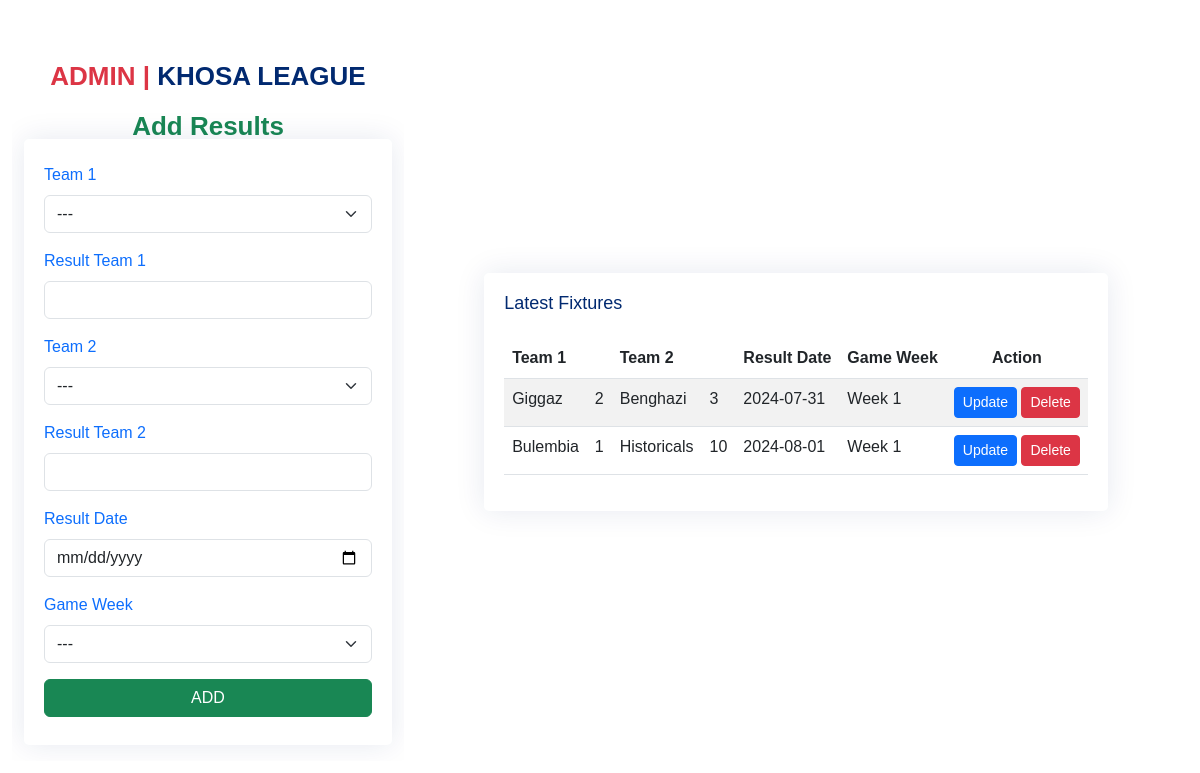
The app's page /admin/add_results.php, older data.
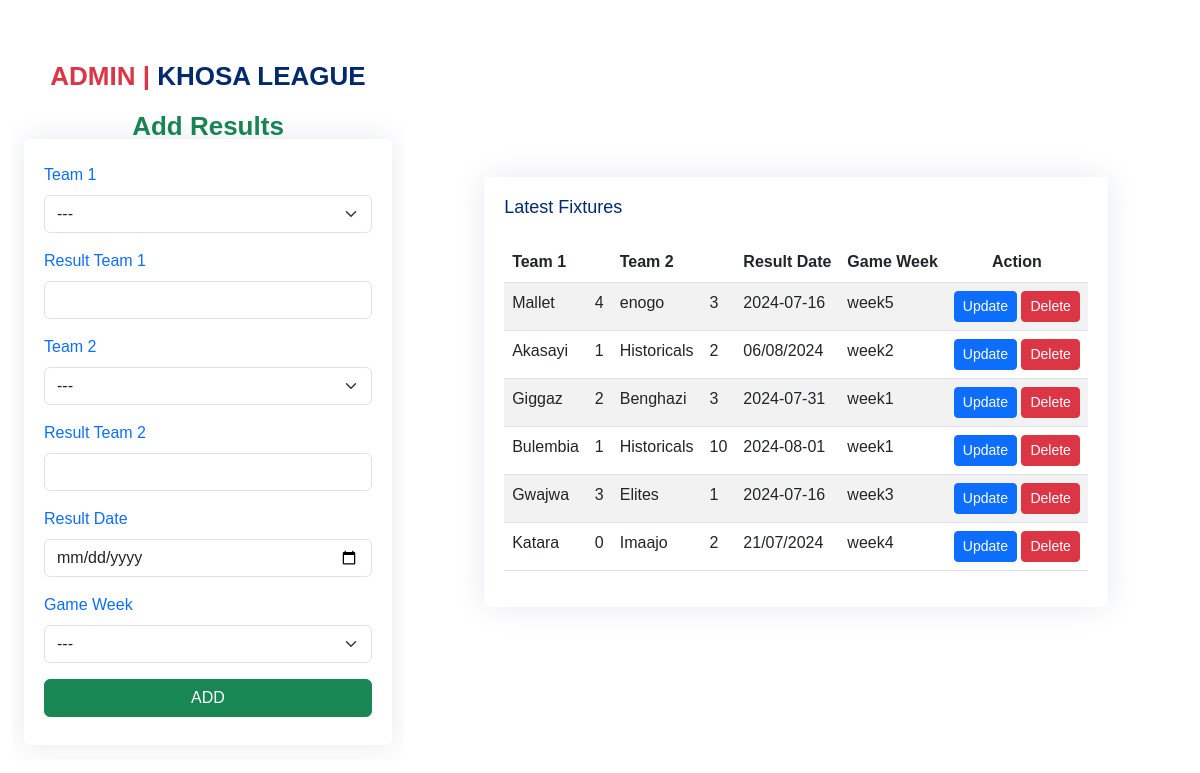
The same page, newer data.
### tables this page shows
CREATE TABLE `results` (
  `id` int(50) NOT NULL,
  `team1` varchar(100) NOT NULL,
  `result_team_1` int(50) NOT NULL,
  `team2` varchar(50) NOT NULL,
  `result_team_2` int(50) NOT NULL,
  `result_date` varchar(50) NOT NULL,
  `game_week` varchar(50) NOT NULL
);

### admin/add_results.php (the view, shortened to what this page needs)
<?php
include('config.php');
$isUpdate = false;
$results = "SELECT * FROM results";
$results_run = mysqli_query($conn, $results);
?>
<!DOCTYPE html>
<html lang="en">
<head>
    <link href="https://cdn.jsdelivr.net/npm/bootstrap@5.3.0-alpha1/dist/css/bootstrap.min.css" rel="stylesheet">
    <link href="../assets/css/style.css" rel="stylesheet">
</head>
<body>
    <main>
        <div class="hero mx-4">
            <section class="section register min-vh-100 d-flex flex-column align-items-center justify-content-center py-4">
                    <div class="row justify-content-center" >
                        <div class="col-lg-4 d-flex flex-column align-items-center justify-content-center overflow-y-auto">
                            <a href="#" class="logo d-flex justify-content-center w-auto">
                                <span class="d-none d-lg-block my-4 text-danger"><b>ADMIN | <span>KHOSA LEAGUE</span></b></span>
                            </a>
                            <a href="#" class="logo d-flex align-items-center w-auto">
                                 <?php if($isUpdate){ ?>
                                    <span class="d-none d-lg-block text-warning">Update Results</span>
                                <?php }else{?>
                                    <span class="d-none d-lg-block text-success">Add Results</span>
                                    <?php } ?>
                            </a>
                            <div class="card mb-3">
                                <div class="card-body">
                                    <form action="add_results.php" method="post" class="row g-3 pt-4 pb-2" enctype="multipart/form-data">
                                        <div class="col-12">
                                            <label class="form-label text-primary">Team 1</label>
                                            <div class="col-sm-12">
                                                <select class="form-select" name="team1" aria-label="Default select example">
                                                    <option selected>
                                                        <?php if($isUpdate){echo $data['team1']; ?>
                                                            <?php }else{?>
                                                    ---
                                                    </option><?php } ?>
                                                </select>
                                            </div>
                                        </div>
                                        <div class="col-12">
                                            <label class="form-label text-primary">Result Team 1</label>
                                            <input type="text" name="result_team_1" class="form-control" required value="<?php if($isUpdate){echo $data['result_team_1']; ?> <?php }else{?> <?php } ?>">
                                        </div>
                                        <div class="col-12">
                                            <label class="form-label text-primary">Team 2</label>
                                            <div class="col-sm-12">
                                                <select class="form-select" name="team2" aria-label="Default select example">
                                                    <option style="color: red" selected>
                                                        <?php if($isUpdate){echo $data['team2']; ?>
                                                            <?php }else{?>
                                                    ---
                                                    </option><?php } ?>
                                                </select>
                                            </div>
                                        </div>
                                        <div class="col-12">
                                            <label class="form-label text-primary">Result Team 2</label>
                                            <input type="text" name="result_team_2" class="form-control" required value="<?php if($isUpdate){echo $data['result_team_2']; ?> <?php }else{?> <?php } ?>">
                                        </div>
                                        <div class="col-12">
                                            <label class="form-label text-primary">Result Date</label>
                                            <input type="date" name="date" class="form-control" required value="<?php if($isUpdate){echo $data['result_date']; ?> <?php }else{?> <?php } ?>">
                                        </div>
                                        <div class="col-12">
                                            <label class="form-label text-primary">Game Week</label>
                                            <div class="col-sm-12">
                                                <select class="form-select" name="game_week" aria-label="Default select example">
                                                    <option style="color: red" selected>
                                                        <?php if($isUpdate){echo $data['game_week']; ?>
                                                            <?php }else{?>
                                                    ---
                                                    </option><?php } ?>
                                                </select>
                                            </div>
                                        </div>
                                        <div class="col-12">
                                            <?php if($isUpdate){ ?>
                                                <button class="btn btn-warning w-100" name="update_result" type="submit">Update</button>
                                            <?php }else{?>
                                                <button class="btn btn-success w-100" name="add_result" type="submit">ADD</button>
                                             <?php } ?>
                                        </div>
                                    </form>
                                </div>
                            </div>
                        </div>
                        <div class="col-lg-8 d-flex flex-column align-items-center justify-content-center">
                            <div class="card mb-3">
                                <div class="card-body">
                                    <h2 class="card-title">Latest Fixtures</h2>
                                    <table class="table table-data table-striped">
                                        <thead>
                                            <th>Team 1</th>
                                            <th></th>
                                            <th>Team 2</th>
                                            <th></th>
                                            <th>Result Date</th>
                                            <th>Game Week</th>
                                            <th class="text-center">Action</th>
                                        </thead>
                                        <tbody>
                                            <?php while ($result = mysqli_fetch_assoc($results_run)) { ?>
                                                <tr>
                                                    <td><?= $result['team1']; ?></td>
                                                    <td><?= $result['result_team_1']; ?></td>
                                                    <td><?= $result['team2']; ?></td>
                                                    <td><?= $result['result_team_2']; ?></td>
                                                    <td><?= $result['result_date']; ?></td>
                                                    <td><?= $result['game_week']; ?></td>
                                                    <td>
                                                        <a class="btn btn-sm btn-primary" href="add_results.php?update_id=<?= $result['id']; ?>">Update</a>
                                                        <a onclick="return confirm('Are you sure, you want to delete the rcord?')" class="btn btn-sm btn-danger" href="add_results.php?del_id=<?= $result['id']; ?>">Delete</a>
                                                    </td>
                                                </tr>
                                            <?php } ?>
                                        </tbody>
                                    </table>
                                </div>
                            </div>
                        </div>
                    </div>
            </section>
        </div>
    </main>
</body>
</html>

### assets/css/style.css (style rules this page uses)
:root { scroll-behavior: smooth; }
body { font-family: "Gill Sans", sans-serif; color: #444444; }
a { color: #4154f1; text-decoration: none; }
h1, h2, h3, h4, h5, h6 { font-family: "Gill Sans", sans-serif; }
.card { margin-bottom: 30px; border: none; border-radius: 5px; box-shadow: 0px 0 30px rgba(1, 41, 112, 0.1); }
.card-title { padding: 20px 0 15px 0; font-size: 18px; font-weight: 500; color: #012970; font-family: "Gill Sans", sans-serif; }
.card-body { padding: 0 20px 20px 20px; }
.logo { line-height: 1; }
@media (min-width: 1200px) { .logo { width: 280px; } }
.logo span { font-size: 26px; font-weight: 700; color: #012970; font-family: "Gill Sans", sans-serif; }

Row changes from the older to the newer data that the page shows:
added results: team1 "Mallet", result_team_1 "4", team2 "enogo", result_team_2 "3", result_date "2024-07-16", game_week "week5"
added results: team1 "Akasayi", result_team_1 "1", team2 "Historicals", result_team_2 "2", result_date "06/08/2024", game_week "week2"
changed results "Giggaz": game_week "Week 1" → "week1"
changed results "Bulembia": game_week "Week 1" → "week1"
added results: team1 "Gwajwa", result_team_1 "3", team2 "Elites", result_team_2 "1", result_date "2024-07-16", game_week "week3"
added results: team1 "Katara", result_team_1 "0", team2 "Imaajo", result_team_2 "2", result_date "21/07/2024", game_week "week4"
